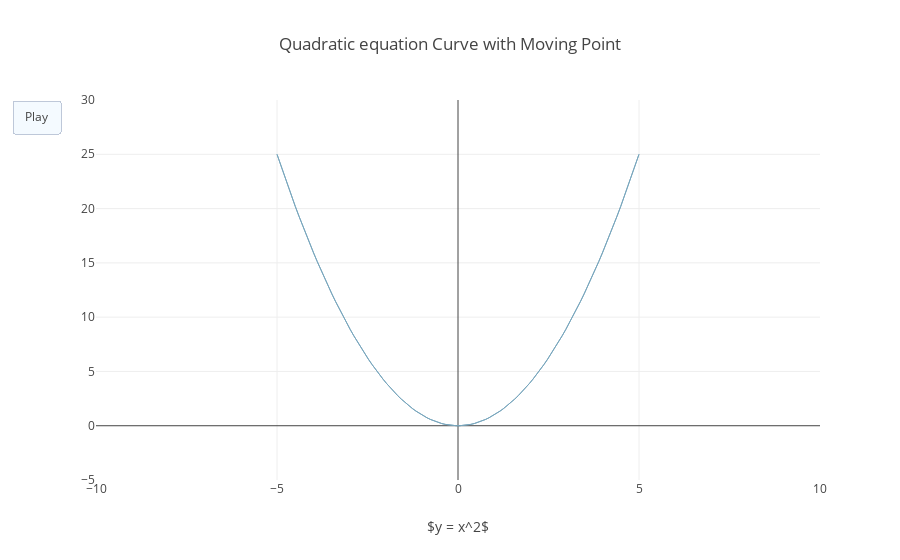

The cell this chart's notebook holds for it:
### Markdown cell above
# Animated plots

It is also handy to create animation with plots in Plotly. The animation is saved under your account in Plotly cloud.

There are two modes for creating animated plots, online and offline. Online mode will create the plot via Plotly's [v2 api](https://api.plot.ly/v2/) and save the plots in Plotly server, while offline mode will save the plots within local environment. In this tutorial, the plot is created offline.

In addition to static plots drawn in data parameter as static plots, animated plots have one extra parameter - frames - denoting the data after each run. The animation will be automatically generated by Plotly with the data. Here is the documentation on [offline mode](https://plot.ly/python/offline/).

Control buttons can also be added as layout to control the animation.

You can refer to the [Plotly website](https://plot.ly/python/animations/) for how to make animation.

### Code cell
# ploting a quadratic equation curve and a point moving on the curve

from plotly.offline import init_notebook_mode, iplot
from IPython.display import HTML
import numpy as np

# setting offline mode for animation
init_notebook_mode(connected=True)

# create x and y for formula y = x ^ 2
x=np.linspace(-5,5,100)
y=x**2
# create the maximum and minimum for axis
xm=np.min(x)-5
xM=np.max(x)+5
ym=np.min(y)-5
yM=np.max(y)+5

# create coordinate for the moving point
# as the movement between points are in straight line, the number of steps the animation
# is divided into will determine how well the movement fits the curve

N=100
s=np.linspace(-5,5,N)
xx=s
yy=s**2


data=[
      dict(x=x, y=y, 
           mode='lines', 
           line=dict(width=1, color='rgb(120,166,189)'),
           name = "line"
          ),
    dict(x=x, y=y, 
           mode='lines', 
           line=dict(width=1, color='rgb(120,166,189)'),
         name = "line"
          )
    ]

layout=dict(xaxis=dict(range=[xm, xM], autorange=False, zeroline=True,
                      title = "$y = x^2$"),
            yaxis=dict(range=[ym, yM], autorange=False, zeroline=True),
            title='Quadratic equation Curve with Moving Point', 
            updatemenus= [{'type': 'buttons',
                           'buttons': [{'label': 'Play',
                                        'method': 'animate',
                                        'args': [None]}]}],
           showlegend=False)

frames=[dict(data=[dict(x=[xx[k]], 
                        y=[yy[k]], 
                        mode='markers', 
                        marker=dict(color='rgb(186,85,84)', size=10),
                        name = "point"
                        )
                  ]) for k in range(N)]    
          
figure1=dict(data=data, layout=layout, frames = frames)          
iplot(figure1)

### Figure 1 — Plotly figure (JSON) as saved in the notebook; plotly's stock layout.template omitted (floating-point values rounded to 4 significant figures)
{"data": [{"line": {"color": "rgb(120,166,189)", "width": 1}, "mode": "lines", "name": "line", "x": [-5, -4.899, -4.798, -4.697, -4.596, -4.495, -4.394, -4.293, -4.192, -4.091, -3.99, -3.889, -3.788, -3.687, -3.586, -3.485, -3.384, -3.283, -3.182, -3.081, -2.98, -2.879, -2.778, -2.677, -2.576, -2.475, -2.374, -2.273, -2.172, -2.071, -1.97, -1.869, -1.768, -1.667, -1.566, -1.465, -1.364, -1.263, -1.162, -1.061, -0.9596, -0.8586, -0.7576, -0.6566, -0.5556, -0.4545, -0.3535, -0.2525, -0.1515, -0.05051, 0.05051, 0.1515, 0.2525, 0.3535, 0.4545, 0.5556, 0.6566, 0.7576, 0.8586, 0.9596, 1.061, 1.162, 1.263, 1.364, 1.465, 1.566, 1.667, 1.768, 1.869, 1.97, 2.071, 2.172, 2.273, 2.374, 2.475, 2.576, 2.677, 2.778, 2.879, 2.98, 3.081, 3.182, 3.283, 3.384, 3.485, 3.586, 3.687, 3.788, 3.889, 3.99, 4.091, 4.192, 4.293, 4.394, 4.495, 4.596, 4.697, 4.798, 4.899, 5], "y": [25, 24.0, 23.02, 22.06, 21.12, 20.2, 19.31, 18.43, 17.57, 16.74, 15.92, 15.12, 14.35, 13.59, 12.86, 12.14, 11.45, 10.78, 10.12, 9.491, 8.879, 8.287, 7.716, 7.165, 6.635, 6.124, 5.635, 5.165, 4.716, 4.288, 3.88, 3.492, 3.125, 2.778, 2.451, 2.145, 1.86, 1.594, 1.349, 1.125, 0.9208, 0.7372, 0.5739, 0.4311, 0.3086, 0.2066, 0.125, 0.06377, 0.02296, 0.002551, 0.002551, 0.02296, 0.06377, 0.125, 0.2066, 0.3086, 0.4311, 0.5739, 0.7372, 0.9208, 1.125, 1.349, 1.594, 1.86, 2.145, 2.451, 2.778, 3.125, 3.492, 3.88, 4.288, 4.716, 5.165, 5.635, 6.124, 6.635, 7.165, 7.716, 8.287, 8.879, 9.491, 10.12, 10.78, 11.45, 12.14, 12.86, 13.59, 14.35, 15.12, 15.92, 16.74, 17.57, 18.43, 19.31, 20.2, 21.12, 22.06, 23.02, 24.0, 25]}, {"line": {"color": "rgb(120,166,189)", "width": 1}, "mode": "lines", "name": "line", "x": [-5, -4.899, -4.798, -4.697, -4.596, -4.495, -4.394, -4.293, -4.192, -4.091, -3.99, -3.889, -3.788, -3.687, -3.586, -3.485, -3.384, -3.283, -3.182, -3.081, -2.98, -2.879, -2.778, -2.677, -2.576, -2.475, -2.374, -2.273, -2.172, -2.071, -1.97, -1.869, -1.768, -1.667, -1.566, -1.465, -1.364, -1.263, -1.162, -1.061, -0.9596, -0.8586, -0.7576, -0.6566, -0.5556, -0.4545, -0.3535, -0.2525, -0.1515, -0.05051, 0.05051, 0.1515, 0.2525, 0.3535, 0.4545, 0.5556, 0.6566, 0.7576, 0.8586, 0.9596, 1.061, 1.162, 1.263, 1.364, 1.465, 1.566, 1.667, 1.768, 1.869, 1.97, 2.071, 2.172, 2.273, 2.374, 2.475, 2.576, 2.677, 2.778, 2.879, 2.98, 3.081, 3.182, 3.283, 3.384, 3.485, 3.586, 3.687, 3.788, 3.889, 3.99, 4.091, 4.192, 4.293, 4.394, 4.495, 4.596, 4.697, 4.798, 4.899, 5], "y": [25, 24.0, 23.02, 22.06, 21.12, 20.2, 19.31, 18.43, 17.57, 16.74, 15.92, 15.12, 14.35, 13.59, 12.86, 12.14, 11.45, 10.78, 10.12, 9.491, 8.879, 8.287, 7.716, 7.165, 6.635, 6.124, 5.635, 5.165, 4.716, 4.288, 3.88, 3.492, 3.125, 2.778, 2.451, 2.145, 1.86, 1.594, 1.349, 1.125, 0.9208, 0.7372, 0.5739, 0.4311, 0.3086, 0.2066, 0.125, 0.06377, 0.02296, 0.002551, 0.002551, 0.02296, 0.06377, 0.125, 0.2066, 0.3086, 0.4311, 0.5739, 0.7372, 0.9208, 1.125, 1.349, 1.594, 1.86, 2.145, 2.451, 2.778, 3.125, 3.492, 3.88, 4.288, 4.716, 5.165, 5.635, 6.124, 6.635, 7.165, 7.716, 8.287, 8.879, 9.491, 10.12, 10.78, 11.45, 12.14, 12.86, 13.59, 14.35, 15.12, 15.92, 16.74, 17.57, 18.43, 19.31, 20.2, 21.12, 22.06, 23.02, 24.0, 25]}], "layout": {"showlegend": false, "title": "Quadratic equation Curve with Moving Point", "updatemenus": [{"buttons": [{"args": [null], "label": "Play", "method": "animate"}], "type": "buttons"}], "xaxis": {"autorange": false, "range": [-10, 10], "title": "$y = x^2$", "zeroline": true}, "yaxis": {"autorange": false, "range": [-4.997, 30], "zeroline": true}}}
